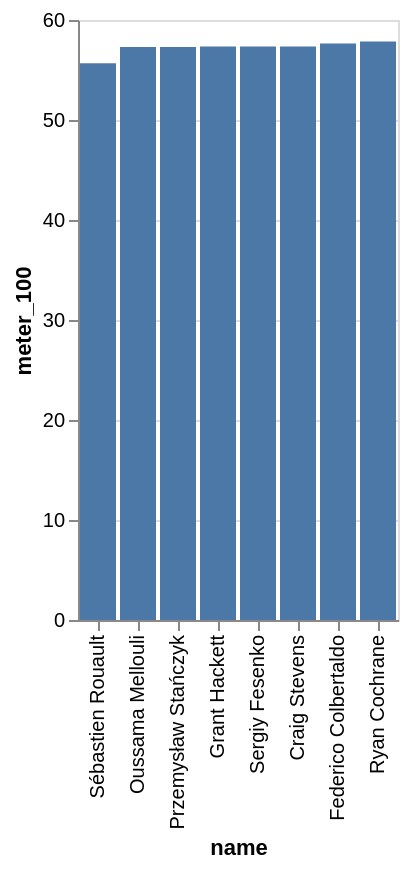

Specify this chart in Vega-Lite:
### Vega-Lite specification from a JSON file in a GitHub repository (floating-point values rounded to 4 significant figures)
{"data": {"values": [{"x_data": "Sébastien Rouault", "y_data": 55.67}, {"x_data": "Oussama Mellouli", "y_data": 57.31}, {"x_data": "Przemysław Stańczyk", "y_data": 57.31}, {"x_data": "Grant Hackett", "y_data": 57.34}, {"x_data": "Sergiy Fesenko", "y_data": 57.34}, {"x_data": "Craig Stevens", "y_data": 57.35}, {"x_data": "Federico Colbertaldo", "y_data": 57.66}, {"x_data": "Ryan Cochrane", "y_data": 57.84}]}, "mark": "bar", "encoding": {"x": {"field": "x_data", "type": "nominal", "title": "name", "sort": {"op": "sum", "field": "y_data", "order": "ascending"}}, "y": {"field": "y_data", "type": "quantitative", "title": "meter_100"}}}
